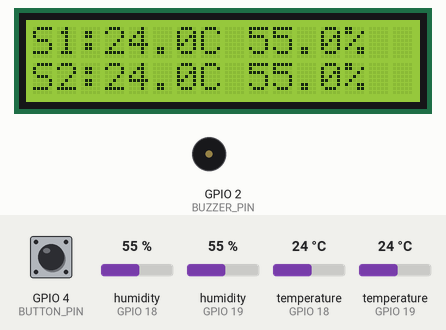
A sketch run on a simulated ESP32. Shown: 16×2 character LCD, buzzer (waves = sounding, pin HIGH). The inputs (shaded band) are chosen by the test bench; at power-on: temperature (sensors on GPIO 18, GPIO 19) 24 °C, GPIO 4 (BUTTON_PIN) HIGH, humidity (sensors on GPIO 18, GPIO 19) 55 %. WiFi joins after 1.5 s; servers stay silent unless stated; what the sketch prints to the serial monitor is not drawn.

Above: at 4.7 s.
4.8 s: temperature (sensor on GPIO 18) set to 29.4 °C
At 6.7 s:
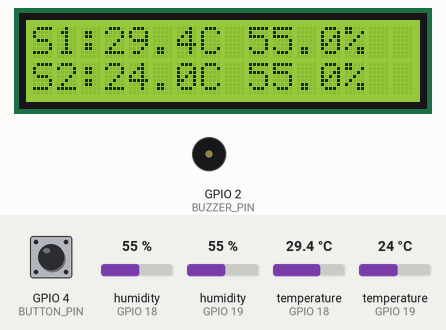
7.1 s: temperature (sensor on GPIO 18) set to 30.6 °C
At 9.5 s:
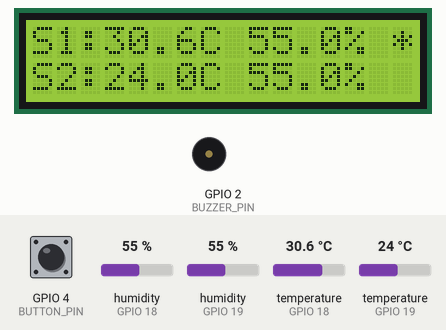
9.8 s: temperature (sensor on GPIO 19) set to 29.4 °C
At 12.33 s:
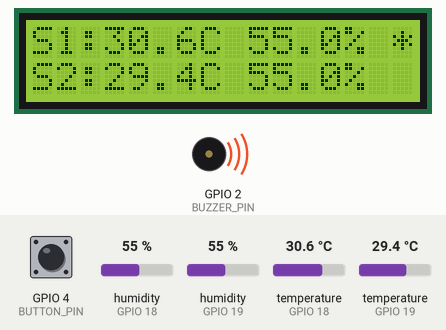
15.8 s: temperature (sensor on GPIO 19) set to 30.7 °C
At 19.4 s:
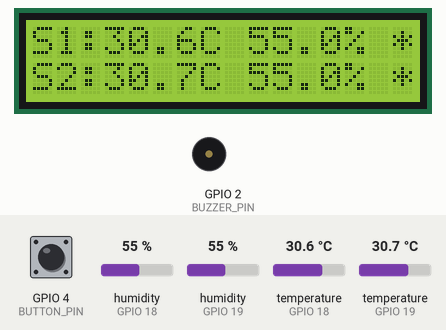
20.0 s: temperature (sensor on GPIO 18) set to 1 °C
At 21.9 s:
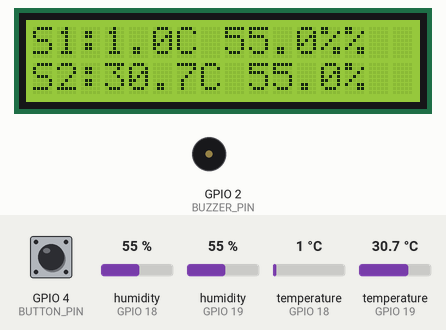
22.2 s: temperature (sensor on GPIO 19) set to 1 °C
At 23.8 s:
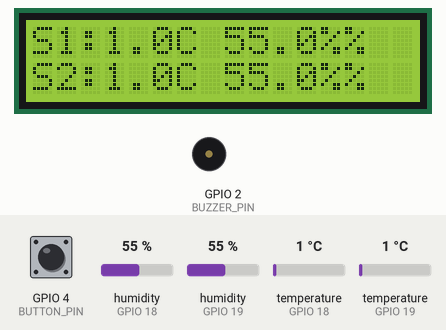
Timing chart, 0 to 24.9 s (numbered marks = the images above; inputs shaded):
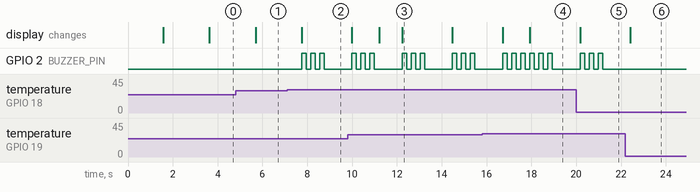

The sketch:

full_code.ino
```cpp
#include <Wire.h>
#include <LiquidCrystal_I2C.h>
#include "DHT.h"
#include <WiFi.h>
#include <ESP_Mail_Client.h>

#define DHTTYPE DHT22
#define BUZZER_PIN 2
#define BUTTON_PIN 4

// Pin DHT
const int dhtPins[] = {18, 19};
DHT dht[] = {DHT(dhtPins[0], DHTTYPE), DHT(dhtPins[1], DHTTYPE)};

// Lokasi Sensor
const char* lokasiSensor[] = {"Ruang Server", "Ruang Pabx"};

// Variabel untuk tampilan dan pengiriman email
bool showLogo[2] = {false, false};
unsigned long lastEmailSent[2] = {0, 0};

// LCD I2C
LiquidCrystal_I2C lcd(0x27, 16, 2);

// Koneksi WiFi
const char* ssid = "IT-SV-RM-PUB";
const char* password = "internet";

// Email
ESP_Mail_Session session;
SMTP_Message message;

const char* senderEmail = "suhuserverronobis@gmail.com";
const char* senderPassword = "oyoj hveu gvsa giyq";

void setup() {
  Wire.begin();
  lcd.init();
  lcd.backlight();
  Serial.begin(115200);
  pinMode(BUZZER_PIN, OUTPUT);
  pinMode(BUTTON_PIN, INPUT_PULLUP);
  digitalWrite(BUZZER_PIN, LOW);

  for (DHT& sensor : dht) {
    sensor.begin();
  }

  connectWiFi();
  setupEmail();
}

void loop() {
  if (digitalRead(BUTTON_PIN) == LOW) {
    bunyikanBuzzer();
    Serial.println("Tombol ditekan - Sensor Air");
  }

  for (int i = 0; i < 2; i++) {
    prosesSensor(i);
  }

  delay(1000);
}

void connectWiFi() {
  Serial.print("Menghubungkan ke WiFi: ");
  Serial.println(ssid);
  WiFi.begin(ssid, password);
  while (WiFi.status() != WL_CONNECTED) {
    delay(500);
    Serial.print(".");
  }
  Serial.println("\nWiFi Terhubung!");
  Serial.print("IP Address: ");
  Serial.println(WiFi.localIP());
  lcd.setCursor(0, 0);
  lcd.print("WiFi Terhubung");
  delay(2000);
  lcd.clear();
}

void setupEmail() {
  session.server.host_name = "smtp.gmail.com";
  session.server.port = 465;
  session.login.email = senderEmail;
  session.login.password = senderPassword;
  session.login.user_domain = "";

  message.sender.name = "Server Alert";
  message.sender.email = senderEmail;
  message.subject = "Peringatan Suhu Tinggi!";

  message.addRecipient("ITM", "mile@novotelsolo.com");
  message.addRecipient("Support", "rayhanwidisugiarto2002@gmail.com");
  message.addRecipient("Admin", "eosmilenetwork@gmail.com");
}

void prosesSensor(int index) {
  float suhu = dht[index].readTemperature();
  float kelembapan = dht[index].readHumidity();

  lcd.setCursor(0, index);

  if (isnan(suhu) || isnan(kelembapan)) {
    Serial.printf("Error membaca sensor DHT pada %s\n", lokasiSensor[index]);
    lcd.printf("S%d:------     ", index + 1); // strip jika error
    return;
  }

  lcd.printf("S%d:%.1fC %.1f%%", index + 1, suhu, kelembapan);
  Serial.printf("S%d (%s) - Suhu: %.1f C, Kelembapan: %.1f %%\n", index + 1, lokasiSensor[index], suhu, kelembapan);

  if (suhu > 30) {
    lcd.setCursor(15, index);
    showLogo[index] = !showLogo[index];
    lcd.print(showLogo[index] ? "*" : " ");
    bunyikanBuzzer();

    if (millis() - lastEmailSent[index] > 60000) {
      kirimEmail(String("Suhu dan kelembapan di ") + lokasiSensor[index] +
                 " melebihi batas:\n" +
                 "Suhu: " + suhu + " °C\n" +
                 "Kelembapan: " + kelembapan + " %");
      lastEmailSent[index] = millis();
    }
  } else {
    lcd.setCursor(15, index);
    lcd.print(" ");
  }
}

void bunyikanBuzzer() {
  for (int i = 0; i < 3; i++) {
    digitalWrite(BUZZER_PIN, HIGH);
    delay(200);
    digitalWrite(BUZZER_PIN, LOW);
    delay(200);
  }
}

void kirimEmail(String isiPesan) {
  SMTPSession smtp;

  String htmlContent =
    "<html>"
    "<head>"
    "<style>"
    "  body { font-family: Arial, sans-serif; margin: 20px; }"
    "  h1 { color: #FF5722; }"
    "  p { font-size: 14px; color: #333; }"
    "  .highlight { color: #FF5722; font-weight: bold; }"
    "  .footer { font-size: 12px; color: #777; margin-top: 20px; }"
    "</style>"
    "</head>"
    "<body>"
    "  <h1>⚠️ Peringatan Suhu Tinggi!</h1>"
    "  <p>Sistem mendeteksi <span class='highlight'>Suhu Tinggi</span> pada salah satu lokasi <span class='highlight'>Server Novotel</span>:</p>"
    "  <p><b>Detail:</b></p>"
    "  <h2><i>" + isiPesan + "</i></h2>"
    "  <p>Mohon segera melakukan tindakan untuk mengatasi masalah ini.</p>"
    "  <hr>"
    "  <div class='footer'>"
    "    Email ini dikirim secara otomatis oleh sistem IoT Server."
    "  </div>"
    "</body>"
    "</html>";

  message.html.content = htmlContent.c_str();
  message.html.charSet = "utf-8";
  message.html.transfer_encoding = Content_Transfer_Encoding::enc_7bit;

  if (!smtp.connect(&session)) {
    Serial.println("Koneksi ke server gagal!");
    return;
  }

  if (!MailClient.sendMail(&smtp, &message)) {
    Serial.println("Gagal mengirim email: " + smtp.errorReason());
  } else {
    Serial.println("Email berhasil dikirim.");
  }

  smtp.closeSession();
}
```

Measured:
- the behaviour switches between 30 and 30.1 °C on temperature (sensor on GPIO 18) (found by bisection; images 1 and 2)
- the behaviour switches between 30 and 30.1 °C on temperature (sensor on GPIO 19) (found by bisection; images 3 and 4)
- after the input at 4.8 s, the display: changes after 0.90 s (image 1)
- after the input at 7.1 s, GPIO 2 (BUZZER_PIN): alternates HIGH for 0.20 s and LOW for 0.20 s, 6 changes in all, then stays LOW, starting after 0.65 s; the display: changes after 0.65 s (image 2)
- after the input at 9.8 s, the display: first differs from a run without the input after 1.4 s (image 3 shows a later state)
- after the input at 15.8 s, the display: first differs from a run without the input after 2.1 s (image 4)
- after the input at 20.0 s, GPIO 2 (BUZZER_PIN): goes on until 21.2 s, then stays LOW; the display: changes after 0.18 s (image 5)
- after the input at 22.2 s, GPIO 2 (BUZZER_PIN): stops changing and stays LOW; the display: changes after 0.22 s (image 6)
